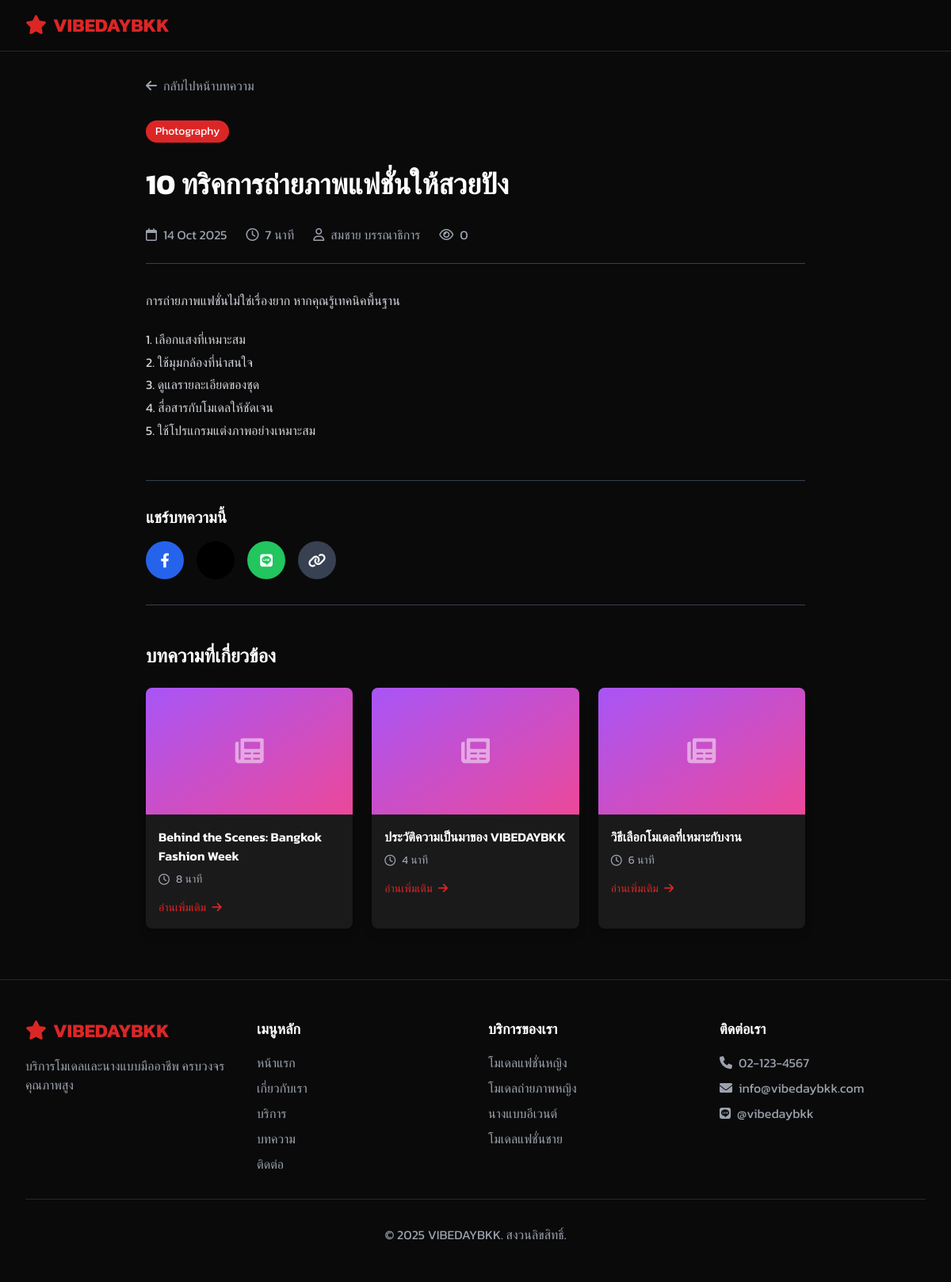
Page /article-detail.php?id=2 on the committed database.
### tables this page shows
CREATE TABLE IF NOT EXISTS articles (
    id INT AUTO_INCREMENT PRIMARY KEY,
    title VARCHAR(255) NOT NULL,
    slug VARCHAR(255) NOT NULL UNIQUE,
    excerpt TEXT,
    content LONGTEXT NOT NULL,
    featured_image VARCHAR(255),
    category VARCHAR(100),
    author_id INT,
    read_time INT DEFAULT 5,
    view_count INT DEFAULT 0,
    status ENUM('draft', 'published', 'archived') DEFAULT 'draft',
    published_at DATETIME,
    created_at TIMESTAMP DEFAULT CURRENT_TIMESTAMP,
    updated_at TIMESTAMP DEFAULT CURRENT_TIMESTAMP ON UPDATE CURRENT_TIMESTAMP,
    FOREIGN KEY (author_id) REFERENCES users(id) ON DELETE SET NULL
);

CREATE TABLE IF NOT EXISTS users (
    id INT AUTO_INCREMENT PRIMARY KEY,
    username VARCHAR(50) NOT NULL UNIQUE,
    password VARCHAR(255) NOT NULL,
    full_name VARCHAR(100) NOT NULL,
    email VARCHAR(100) NOT NULL,
    role ENUM('admin', 'editor') DEFAULT 'editor',
    status ENUM('active', 'inactive') DEFAULT 'active',
    last_login DATETIME NULL,
    created_at TIMESTAMP DEFAULT CURRENT_TIMESTAMP,
    updated_at TIMESTAMP DEFAULT CURRENT_TIMESTAMP ON UPDATE CURRENT_TIMESTAMP
);

CREATE TABLE IF NOT EXISTS categories (
    id INT AUTO_INCREMENT PRIMARY KEY,
    code VARCHAR(50) NOT NULL UNIQUE,
    name VARCHAR(100) NOT NULL,
    name_en VARCHAR(100),
    description TEXT,
    icon VARCHAR(50),
    color VARCHAR(50),
    gender ENUM('female', 'male', 'all') DEFAULT 'all',
    price_min DECIMAL(10,2),
    price_max DECIMAL(10,2),
    sort_order INT DEFAULT 0,
    status ENUM('active', 'inactive') DEFAULT 'active',
    created_at TIMESTAMP DEFAULT CURRENT_TIMESTAMP,
    updated_at TIMESTAMP DEFAULT CURRENT_TIMESTAMP ON UPDATE CURRENT_TIMESTAMP
);

### article-detail.php (the view, shortened to what this page needs)
<?php
require_once 'includes/config.php';
$settings = [];
$result = db_get_rows($conn, "SELECT * FROM settings");
foreach ($result as $row) {
    $settings[$row['setting_key']] = $row['setting_value'];
}
$article_id = isset($_GET['id']) ? (int)$_GET['id'] : 0;
$stmt = $conn->prepare("
    SELECT a.*, u.full_name as author_name
    FROM articles a
    LEFT JOIN users u ON a.author_id = u.id
    WHERE a.id = ? AND a.status = 'published'
");
$stmt->bind_param('i', $article_id);
$stmt->execute();
$result = $stmt->get_result();
$article = $result->fetch_assoc();
$stmt = $conn->prepare("
    SELECT * FROM articles
    WHERE id != ? AND status = 'published'
    ORDER BY RAND()
    LIMIT 3
");
$stmt->bind_param('i', $article_id);
$stmt->execute();
$result = $stmt->get_result();
$related_articles = [];
while ($row = $result->fetch_assoc()) {
    $related_articles[] = $row;
}
?>
<!DOCTYPE html>
<html lang="th">
<head>
    <link href="https://cdnjs.cloudflare.com/ajax/libs/font-awesome/6.0.0/css/all.min.css" rel="stylesheet">
    <script src="https://cdn.tailwindcss.com"></script>
</head>
<body class="bg-dark text-white font-kanit">
    <nav class="fixed top-0 w-full bg-dark/95 backdrop-blur-sm z-50 border-b border-gray-800">
        <div class="max-w-7xl mx-auto px-4 sm:px-6 lg:px-8">
            <div class="flex justify-between items-center h-16">
                <div class="flex items-center">
                    <a href="index.php" class="text-2xl font-bold text-red-primary"><?php echo get_logo($settings); ?></a>
                </div>
            </div>
        </div>
    </nav>
    <article class="pt-24 pb-16 bg-dark">
        <div class="max-w-4xl mx-auto px-4 sm:px-6 lg:px-8">
            <a href="articles.php" class="inline-flex items-center text-gray-400 hover:text-red-primary transition-colors mb-8">
                <i class="fas fa-arrow-left mr-2"></i> กลับไปหน้าบทความ
            </a>
            <div class="mb-8">
                <?php if ($article['category']): ?>
                <div class="mb-4">
                    <span class="inline-block px-3 py-1 bg-red-primary text-white text-sm rounded-full mb-4"><?php echo $article['category']; ?></span>
                </div>
                <?php endif; ?>
                <h1 class="text-3xl md:text-4xl font-bold mb-4"><?php echo $article['title']; ?></h1>
            </div>
            <div class="flex items-center justify-between border-b border-gray-700 pb-6 mb-8">
                <div class="flex items-center space-x-6 text-gray-400">
                    <div class="flex items-center">
                        <i class="far fa-calendar mr-2"></i>
                        <span><?php echo format_date_thai($article['published_at'] ?? $article['created_at'], 'd M Y'); ?></span>
                    </div>
                    <div class="flex items-center">
                        <i class="far fa-clock mr-2"></i>
                        <span><?php echo $article['read_time']; ?> นาที</span>
                    </div>
                    <div class="flex items-center">
                        <i class="far fa-user mr-2"></i>
                        <span><?php echo $article['author_name'] ?? 'ทีมงาน VIBEDAYBKK'; ?></span>
                    </div>
                    <div class="flex items-center">
                        <i class="far fa-eye mr-2"></i>
                        <span><?php echo number_format($article['view_count']); ?></span>
                    </div>
                </div>
            </div>
            <div class="article-content mb-12">
                <?php echo $article['content']; ?>
            </div>
            <div class="border-t border-b border-gray-700 py-8 mb-12">
                <h3 class="text-xl font-semibold mb-4">แชร์บทความนี้</h3>
                <div class="flex space-x-4">
                    <a href="https://www.facebook.com/sharer/sharer.php?u=<?php echo urlencode(SITE_URL . '/article-detail.php?id=' . $article_id); ?>" target="_blank" class="bg-blue-600 hover:bg-blue-700 w-12 h-12 rounded-full text-white transition-all duration-300 flex items-center justify-center hover:scale-110" title="แชร์บน Facebook"><i class="fab fa-facebook-f text-lg"></i></a>
                    <a href="https://twitter.com/intent/tweet?url=<?php echo urlencode(SITE_URL . '/article-detail.php?id=' . $article_id); ?>&text=<?php echo urlencode($article['title']); ?>" target="_blank" class="bg-black hover:bg-gray-800 w-12 h-12 rounded-full text-white transition-all duration-300 flex items-center justify-center hover:scale-110" title="แชร์บน X"><i class="fab fa-x-twitter text-lg"></i></a>
                    <a href="https://social-plugins.line.me/lineit/share?url=<?php echo urlencode(SITE_URL . '/article-detail.php?id=' . $article_id); ?>" target="_blank" class="bg-green-500 hover:bg-green-600 w-12 h-12 rounded-full text-white transition-all duration-300 flex items-center justify-center hover:scale-110" title="แชร์บน Line"><i class="fab fa-line text-lg"></i></a>
                    <button onclick="copyLink()" class="bg-gray-700 hover:bg-gray-600 w-12 h-12 rounded-full text-white transition-all duration-300 flex items-center justify-center hover:scale-110" title="คัดลอกลิงก์"><i class="fas fa-link text-lg"></i></button>
                </div>
            </div>
            <?php if (!empty($related_articles)): ?>
            <div>
                <h3 class="text-2xl font-bold mb-6">บทความที่เกี่ยวข้อง</h3>
                <div class="grid grid-cols-1 md:grid-cols-3 gap-6">
                    <?php foreach ($related_articles as $related): ?>
                    <article class="related-article bg-dark-light rounded-lg overflow-hidden shadow-lg">
                        <?php if ($related['featured_image']): ?>
                            <img src="<?php echo UPLOADS_URL . '/' . $related['featured_image']; ?>" class="w-full h-40 object-cover" alt="<?php echo $related['title']; ?>">
                        <?php else: ?>
                            <div class="h-40 bg-gradient-to-br from-purple-500 to-pink-500 flex items-center justify-center">
                                <i class="fas fa-newspaper text-4xl text-white opacity-50"></i>
                            </div>
                        <?php endif; ?>
                        <div class="p-4">
                            <h4 class="font-semibold mb-2 hover:text-red-primary transition-colors">
                                <a href="article-detail.php?id=<?php echo $related['id']; ?>"><?php echo truncate_text($related['title'], 60); ?></a>
                            </h4>
                            <div class="flex items-center text-sm text-gray-400 mb-3">
                                <i class="far fa-clock mr-2"></i>
                                <span><?php echo $related['read_time']; ?> นาที</span>
                            </div>
                            <a href="article-detail.php?id=<?php echo $related['id']; ?>" class="text-red-primary hover:text-red-light text-sm">
                                อ่านเพิ่มเติม <i class="fas fa-arrow-right ml-1"></i>
                            </a>
                        </div>
                    </article>
                    <?php endforeach; ?>
                </div>
            </div>
            <?php endif; ?>
        </div>
    </article>
    <footer class="bg-dark py-12 border-t border-gray-800">
        <div class="max-w-7xl mx-auto px-4 sm:px-6 lg:px-8">
            <div class="grid grid-cols-1 md:grid-cols-4 gap-8">
                <div>
                    <div class="text-2xl font-bold text-red-primary mb-4"><?php echo get_logo($settings); ?></div>
                    <p class="text-gray-400 mb-4">บริการโมเดลและนางแบบมืออาชีพ ครบวงจร คุณภาพสูง</p>
                </div>
                <div>
                    <h4 class="text-lg font-semibold mb-4">เมนูหลัก</h4>
                    <ul class="space-y-2">
                        <li><a href="index.php" class="text-gray-400 hover:text-red-primary transition-colors duration-300">หน้าแรก</a></li>
                        <li><a href="index.php#about" class="text-gray-400 hover:text-red-primary transition-colors duration-300">เกี่ยวกับเรา</a></li>
                        <li><a href="services.php" class="text-gray-400 hover:text-red-primary transition-colors duration-300">บริการ</a></li>
                        <li><a href="articles.php" class="text-gray-400 hover:text-red-primary transition-colors duration-300">บทความ</a></li>
                        <li><a href="index.php#contact" class="text-gray-400 hover:text-red-primary transition-colors duration-300">ติดต่อ</a></li>
                    </ul>
                </div>
                <div>
                    <h4 class="text-lg font-semibold mb-4">บริการของเรา</h4>
                    <ul class="space-y-2">
                        <?php $footer_cats = db_get_rows($conn, "SELECT * FROM categories WHERE status = 'active' ORDER BY sort_order LIMIT 4");
                        foreach ($footer_cats as $cat): ?>
                        <li><a href="services-detail.php?category=<?php echo $cat['code']; ?>" class="text-gray-400 hover:text-red-primary transition-colors duration-300"><?php echo $cat['name']; ?></a></li>
                        <?php endforeach; ?>
                    </ul>
                </div>
                <div>
                    <h4 class="text-lg font-semibold mb-4">ติดต่อเรา</h4>
                    <ul class="space-y-2 text-gray-400">
                        <li><i class="fas fa-phone mr-2"></i><?php echo $settings['site_phone'] ?? '02-123-4567'; ?></li>
                        <li><i class="fas fa-envelope mr-2"></i><?php echo $settings['site_email'] ?? 'info@vibedaybkk.com'; ?></li>
                        <li><i class="fab fa-line mr-2"></i><?php echo $settings['site_line'] ?? '@vibedaybkk'; ?></li>
                    </ul>
                </div>
            </div>
            <div class="border-t border-gray-800 mt-8 pt-8 text-center text-gray-400">
                <p>&copy; <?php echo date('Y'); ?> VIBEDAYBKK. สงวนลิขสิทธิ์.</p>
            </div>
        </div>
    </footer>
</body>
</html>

### article-detail.php (style rules this page uses)
* { margin: 0; padding: 0; box-sizing: border-box; }
html { scroll-behavior: smooth; }
body { box-sizing: border-box; overflow-x: hidden; }
.article-content { line-height: 1.8; }
.article-content p { margin-bottom: 1.25rem; color: #D1D5DB; }
.related-article { transition: transform 0.3s ease, box-shadow 0.3s ease; }

### rows in the picture
articles: category "Photography", title "10 ทริคการถ่ายภาพแฟชั่นให้สวยปัง", published_at "14 Oct 2025", read_time "7", author.full_name "สมชาย บรรณาธิการ", view_count "0", content "การถ่ายภาพแฟชั่นไม่ใช่เรื่องยาก หากคุณรู้เทคนิคพื้นฐาน 1. เลือกแสงที่เหมาะสม 2. ใช้มุมกล้องที่น่าสนใจ 3. ดูแลรายละเอียดของชุด 4. สื่อสารกับโมเดลให้ชัดเจน 5. ใช้โปรแกรมแต่งภาพอย่างเหมาะสม"
articles: title "Behind the Scenes: Bangkok Fashion Week", read_time "8"
articles: title "ประวัติความเป็นมาของ VIBEDAYBKK", read_time "4"
articles: title "วิธีเลือกโมเดลที่เหมาะกับงาน", read_time "6"
categories: name "โมเดลแฟชั่นหญิง"
categories: name "โมเดลถ่ายภาพหญิง"
categories: name "นางแบบอีเวนต์"
categories: name "โมเดลแฟชั่นชาย"

### other values in the picture
$logo_text "VIBEDAYBKK VIBEDAYBKK"
$settings['site_phone'] "02-123-4567"
$settings['site_email'] "info@vibedaybkk.com"
$settings['site_line'] "@vibedaybkk"
